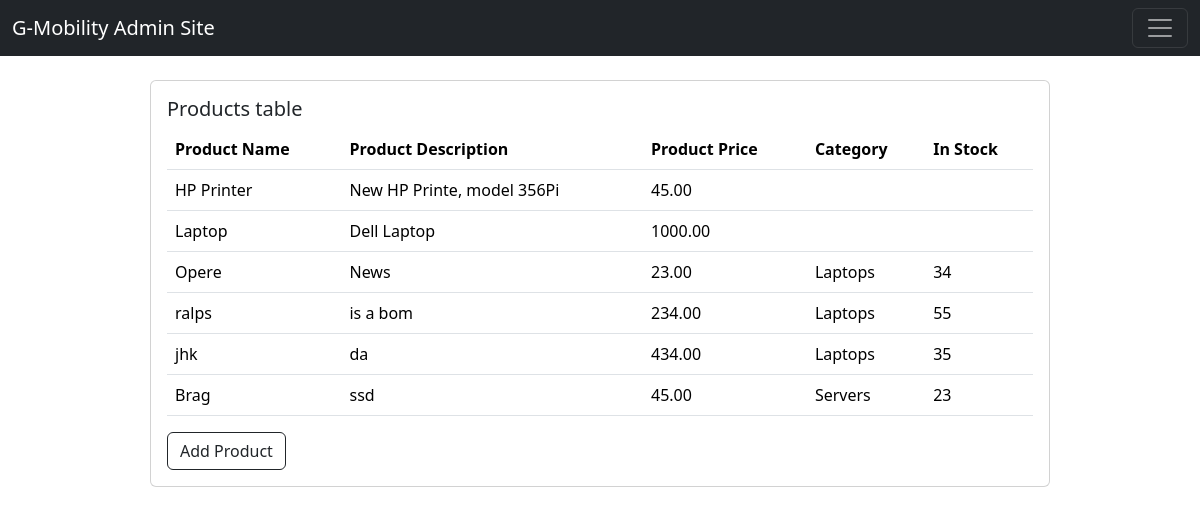
Page /gmAdmin/php/productPage.php on the committed database.
### tables this page shows
CREATE TABLE `products` (
  `product_id` int(11) NOT NULL,
  `productName` varchar(50) DEFAULT NULL,
  `productDescription` varchar(255) DEFAULT NULL,
  `price` decimal(10,2) DEFAULT NULL,
  `productImage` blob DEFAULT NULL,
  `category` varchar(50) DEFAULT NULL,
  `quantity` int(11) DEFAULT NULL,
  `img` blob DEFAULT NULL
);

### gmAdmin/php/productPage.php (the view, shortened to what this page needs)
<!DOCTYPE html>
<html lang="en">
<head>
    <link href="https://cdn.jsdelivr.net/npm/bootstrap@5.3.2/dist/css/bootstrap.min.css" rel="stylesheet"
>
</head>
<body>
    <nav class="navbar navbar-dark bg-dark fixed-top">
        <div class="container-fluid">
            <a class="navbar-brand" href="#">G-Mobility Admin Site</a>
            <button class="navbar-toggler" type="button" data-bs-toggle="offcanvas"
                data-bs-target="#offcanvasDarkNavbar" aria-controls="offcanvasDarkNavbar"
                aria-label="Toggle navigation">
                <span class="navbar-toggler-icon"></span>
            </button>
        </div>
    </nav>
    <div style="display: flex; justify-content: center; align-items: center; margin-top: 5em">
        <div class="card w-75">
            <div class="card-body">
                <h5 class="card-title">Products table</h5>
                <div class="table-responsive">
                    <table class="table table-hover">
                        <thead>
                            <tr>
                                <th scope="col">Product Name</th>
                                <th scope="col">Product Description</th>
                                <th scope="col">Product Price</th>
                                <th scope="col">Category</th>
                                <th scope="col">In Stock</th>
                            </tr>
                        </thead>
                        <tbody id="cemeteriesTableBody">
                            <tr data-toggle="modal" data-target="#exampleModal" style="cursor: pointer"
                                data-cemetery-id="CemeteryID" data-region="Region" data-town="Town"
                                data-num-sections="NumberOfSections" data-total-graves="TotalGraves"
                                data-available-graves="AvailableGraves">
    <?php
    $servername = "localhost";
    $username = "root";
    $password = "";
    $database = "gmdb";
    $conn = new mysqli($servername, $username, $password, $database);
    $sql = "SELECT productName, productDescription, price, category, quantity FROM products";
    $result = $conn->query($sql);
    if ($result->num_rows > 0) {
        while ($row = $result->fetch_assoc()) {
            echo '<tr>';
            echo '<td>' . $row['productName'] . '</td>';
            echo '<td>' . $row['productDescription'] . '</td>';
            echo '<td>' . $row['price'] . '</td>';
            echo '<td>'. $row['category'] . '</td>';
            echo '<td>'. $row['quantity'] . '</td>';
            echo '</tr>';
        }
    } else {
        echo '<tr><td colspan="3">No products found</td></tr>';
    }
    ?>
                            </tr>
                        </tbody>
                    </table>
                </div>
                <button type="button" class="btn btn-outline-dark" data-bs-toggle="modal"
                    data-bs-target="#staticBackdrop">Add Product</button>
            </div>
        </div>
    </div>
</body>
</html>

### rows in the picture
products: productName "HP Printer", productDescription "New HP Printe, model 356Pi", price "45.00"
products: productName "Laptop", productDescription "Dell Laptop", price "1000.00"
products: productName "Opere", productDescription "News", price "23.00", category "Laptops", quantity "34"
products: productName "ralps", productDescription "is a bom", price "234.00", category "Laptops", quantity "55"
products: productName "jhk", productDescription "da", price "434.00", category "Laptops", quantity "35"
products: productName "Brag", productDescription "ssd", price "45.00", category "Servers", quantity "23"
